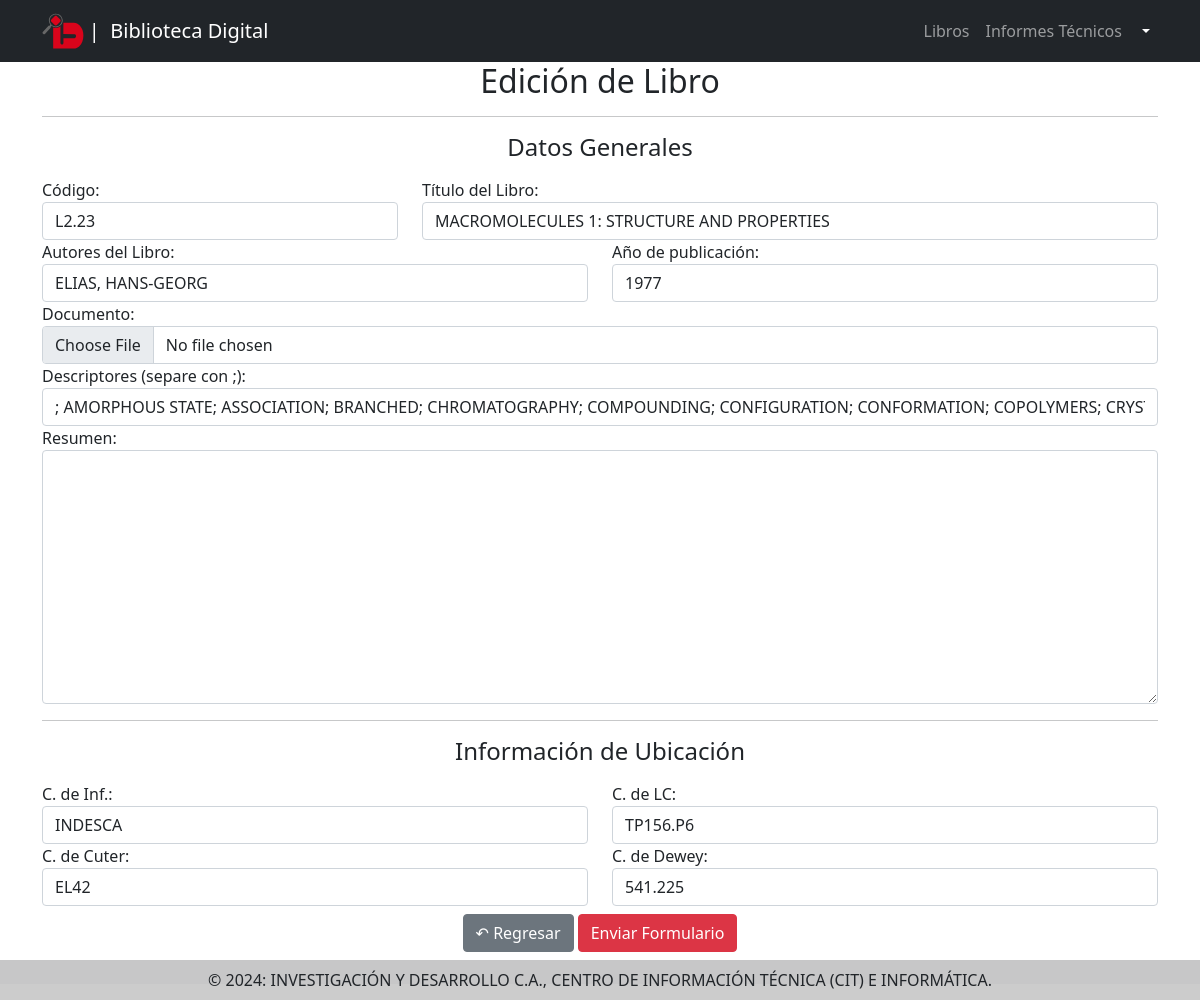
Page /publicaciones/edicion/libro/23/ (signed in) on the committed database.
### core/models.py (models this page shows, shortened)
class Publicacion(models.Model):
    titulo = models.CharField(max_length=500)
    resumen = models.TextField('', null  = True, blank = True)
    autores = models.CharField('Autores de la publicación separados por ;', max_length=200, null  = True, blank = True)
    ano_publicacion = models.SmallIntegerField('Año de publicacion', null  = True, blank = True)
    archivo = models.FileField('Archivo', upload_to='libros/', max_length=200, null  = True, blank = True)
    descriptores = models.ManyToManyField(Descriptor, blank=True)
    class Meta:
        abstract = True
        ordering = ('titulo','ano_publicacion')

class Libro(Publicacion):
    codigo = models.CharField(max_length=50, unique=True)
    cdinf = models.CharField("C. de Inf.", max_length=50, default="INDESCA")
    cdlc = models.CharField("Clasificación de LC", max_length=50)
    cdcuter = models.CharField("Código de Cuter", max_length=200, null=True, blank=True)
    cddewey = models.CharField("Código de Dewey", max_length=50, null=True, blank=True)

### core/views.py (the view)
# urls.py: path('edicion/libro/<int:pk>/', EdicionLibro.as_view(), name='edicion_libro'),
class EdicionLibro(SuperUserRequiredMixin, UpdateView):
    template_name = 'libro_form.html'
    form_class = LibroForm
    success_url = '/'
    model = Libro
    def get_context_data(self, **kwargs: Any) -> dict:
        context = super().get_context_data(**kwargs)
        context['titulo'] = 'Edición de Libro'
        context['form'].fields['descriptores'].initial = "; ".join(context['object'].descriptores.all().order_by('nombre').values_list('nombre', flat=True))
        return context

### core/forms.py
class LibroForm(GuardadoDescriptoresMixin):
    class Meta:
        model = Libro
        exclude = ['id', 'descriptores']

### usuarios/views.py (called while the page is built)
    def test_func(self):
        return self.request.user.is_superuser

### core/templates/libro_form.html (shortened to what this page needs)
{% extends 'base.html' %}
{% load widget_tweaks %}
{% block contenido %}
<div style="min-height: 90vh;" class="container">
    <h2 class="text-center">{{titulo}}</h2>
    <hr>
    <form method="post" enctype="multipart/form-data" onSubmit="document.getElementById('submit').disabled=true;">
        <div class="row">
            <div class="col-12">
                <h4 class="text-center mb-3">Datos Generales</h3>
            </div>
            <div class="form-group col-md-4 col-sm-12">
                <label for="codigo">Código:</label>
                {% render_field form.codigo class="form-control" %}
            </div>
            <div class="form-group col-md-8 col-sm-12">
                <label for="titulo">Título del Libro:</label>
                {% render_field form.titulo class="form-control" %}
            </div>
            <div class="form-group col-md-6 col-sm-12">
                <label for="autores">Autores del Libro:</label>
                {% render_field form.autores class="form-control" %}
            </div>
            <div class="form-group col-md-6 col-sm-12">
                <label for="ano_publicacion">Año de publicación:</label>
                {% render_field form.ano_publicacion class="form-control" %}
            </div>
            <div class="form-group col-12">
                <label for="descriptores">Documento:</label>
                <div class="input-group">
                    <input type="file" name="archivo" accept="application/pdf,application/msword,application/vnd.openxmlformats-officedocument.wordprocessingml.document" class="form-control" id="id_archivo">
                </div>
            </div>
            <div class="form-group col-12">
                <label for="direccion">Descriptores (separe con ;):</label>
                {% render_field form.descriptores class="form-control" %}
            </div>
            <div class="form-group col-12">
                <label for="resumen">Resumen:</label>
                {% render_field form.resumen class="form-control" %}
            </div>
            <div class="col-12">
                <hr>
                <h4 class="mb-3 text-center">Información de Ubicación</h4>
            </div>
            <div class="form-group col-md-6 col-sm-12">
                <label for="cdinf">C. de Inf.:</label>
                {% render_field form.cdinf class="form-control" %}
            </div>
            <div class="form-group col-md-6 col-sm-12">
                <label for="cdlc">C. de LC:</label>
                {% render_field form.cdlc class="form-control" %}
            </div>
            <div class="form-group col-md-6 col-sm-12">
                <label for="cdcuter">C. de Cuter:</label>
                {% render_field form.cdcuter class="form-control" %}
            </div>
            <div class="form-group col-md-6 col-sm-12">
                <label for="cdewey">C. de Dewey:</label>
                {% render_field form.cddewey class="form-control" %}
            </div>
            <div class="col-12 d-flex justify-content-center mt-2 mb-2">
                <a href="{% url 'busqueda_libros' %}?titulo={{request.session.params_libros.titulo}}&autor={{request.session.params_libros.autor}}&ano={{request.session.params_libros.ano}}&descriptores={{request.session.params_libros.descriptores}}&archivo={{request.session.params_libros.archivo}}"
                    class="btn btn-secondary">↶ Regresar</a>&nbsp;
                <button id="submit" type="submit" class="btn btn-danger" id="submit">Enviar Formulario</button>
            </div>
        </div>
    </form>
</div>
{% endblock %}

### rows in the picture
Libro: codigo "L2.23", titulo "MACROMOLECULES 1: STRUCTURE AND PROPERTIES", autores "ELIAS, HANS-GEORG", ano_publicacion "1977", cdinf "INDESCA", cdlc "TP156.P6", cdcuter "EL42", cddewey "541.225"

### other values in the picture
{{ titulo }} "Edición de Libro"
